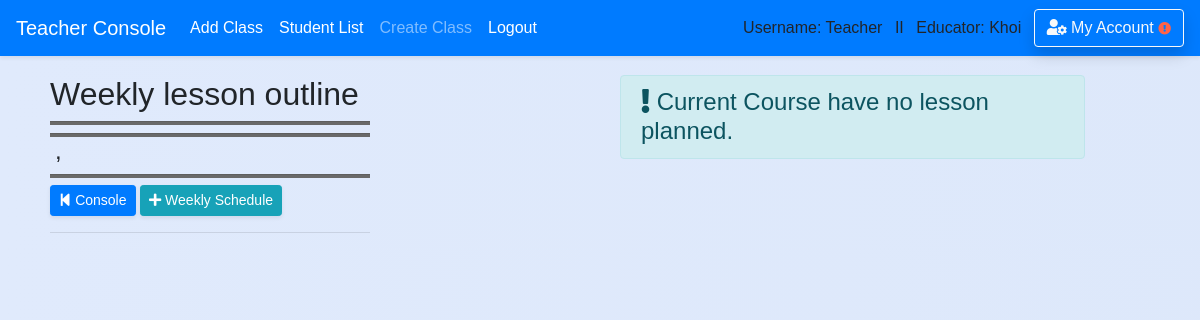
The app's page /teacher/lesson_plan/11/ (signed in), older data.
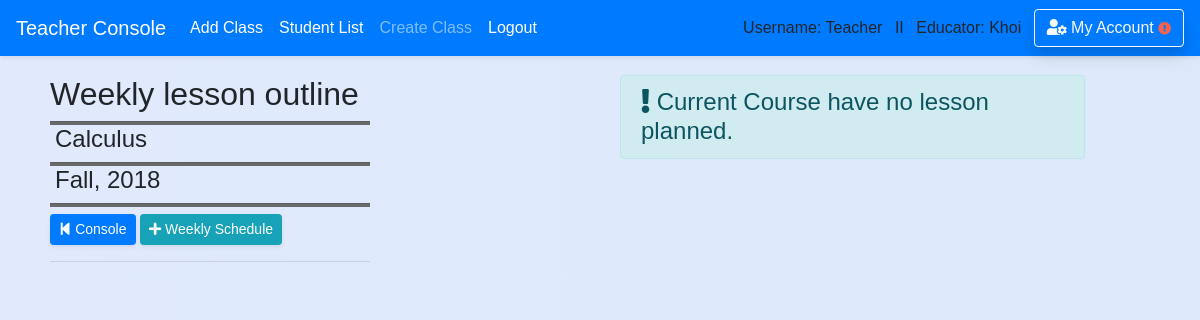
The same page, newer data.
### school_app/models.py (models this page shows)
class Course(models.Model):
    course_number = models.CharField(max_length=20,default='12345678')
    abbreviated_title = models.CharField(max_length=150,default='')
    course_title = models.CharField(max_length=250,default='') #,unique=True)
    maximum_credit = models.CharField(max_length=10,default='')
    semester = models.CharField(max_length=50,default='')
    year = models.CharField(max_length=4,default='')
    teacher_name = models.CharField(max_length=50,default='')
    description = models.CharField(max_length=450,default='')
    department = models.ForeignKey('Department',blank=True, null=True, on_delete = models.SET_NULL, related_name='belong_in_department')
    teacher = models.ForeignKey('Teacher',blank=True, null=True, on_delete = models.SET_NULL, related_name='course_by_teacher')
    create_date = models.DateField(auto_now_add=True , blank=True,null=True,)

### school_app/views_logged.py (the view)
# urls.py: path('teacher/lesson_plan/<int:course_id>/',views_logged.lesson_plan, name='view_lesson_plan'),
@require_http_methods(["GET"])
def lesson_plan(request,course_id=None): #list all lesson plan created
    if is_login(request) == False:
        return redirect('/login')
    if is_login(request) == True:
        if request.user.profile.is_teacher == False:
            messages.warning(request, "You don't have Instructor's Privilege!")
            return redirect('/')
        course = Course.objects.filter(id=course_id).first()
        lesson_plan = Lesson_plan.objects.filter(course=course)
        return render(request,'teacher/lesson_plan/view_weekly_lesson_plan.html',
        {'course':course,'lesson_plan':lesson_plan})

### school_app/views_functions.py (called while the page is built)
def is_login(request):
    if not request.user.is_authenticated:
        messages.warning(request, "Please Login or Create an Account.")
        return False
    return True

### school_app/templates/teacher/lesson_plan/view_weekly_lesson_plan.html (shortened to what this page needs)
{% extends 'base.html' %}
{% block content %}
<div class='content'>
  <div class="container-fuild form-row" style='width:100%'>
    <div class="col-md-6">
        <div style="width: 320px">
        <h2>Weekly lesson outline</h2>
        <hr class='hr-line'/>
        <h4 style='padding-left: 5px'>{{ course.course_title }}</h4>
        <hr class='hr-line'/>
        <h4 style='padding-left: 5px'>{{ course.semester }}, {{ course.year }}</h4>
        <hr class='hr-line'/>
        <a href='{% url "teacher" %}' class="btn btn-sm btn-primary shadow-sm" ><i class="fas fa-step-backward"></i> Console</a></a>
        <a href='{% url "add_lesson_plan" course_id=course.id %}' class="btn btn-info btn-sm shadow-sm" role="button"><i class="fas fa-plus"></i> Weekly Schedule</a>
        <hr/>
    </div></div>
    <div class="col-md-5">
        {% if lesson_plan %}
    </div></div>
        <div class='mr-2'>
          <table class="table table-hover table-bordered  shadow">
            <thead class='table-primary'>
            <tr>
              <th scope="col"style="width: 8%">Week #</th>
              <th scope="col">Start Date</th>
              <th scope="col">Agenda</th>
              <th scope="col">View Schedule</th>
              <th scope="col">Edit Schedule</th>
              <th scope="col" style="width: 8%">Delete</th>
            </tr>
            </thead>
            <tbody>
        {% for lesson in lesson_plan %}
            <tr>
              <th scope="row">{{ lesson.week_number }}</th>
              <td>{{ lesson.monday_date }}</td>
              <td>{{ lesson.agenda}}</td>
              <td>
                <a href='{% url "weekly_lesson_plan" lesson_plan_id=lesson.id  %}'><i class="fas fa-th-list"></i></a>
              </td>
              <td>
                <a href='{% url "edit_lesson_plan" lesson_plan_id=lesson.id  %}'><i class="fas fa-edit"></i></a>
              </td>
              <td>
                <form action='/teacher/lesson_plan/delete_lesson_plan/' method='post'>{% csrf_token %}
                  <input type='hidden' name='lesson_plan_id'value='{{ lesson.id }}'/>
                  <button type='submit' style='border:none;background:none;cursor: pointer;cursor: hand;'>
                    <i style='color:red' class="fas fa-trash test" data-toggle="popover" data-placement="top" data-trigger="hover" data-content="Alert!"></i>
                  </button>
                </form>
              </td>
            </tr>
        {% endfor %}
            </tbody>
          </table>
        </div>
        {% else %}
        <h4><div class="alert-inherit alert-info" role="alert"><i class="fas fa-exclamation"></i> Current Course have no lesson planned. </div></h4>
        {% endif %}
        <br><br>
</div>
{% endblock %}

Row changes from the older to the newer data that the page shows:
added Course: course_title "Calculus", semester "Fall", year "2018"
